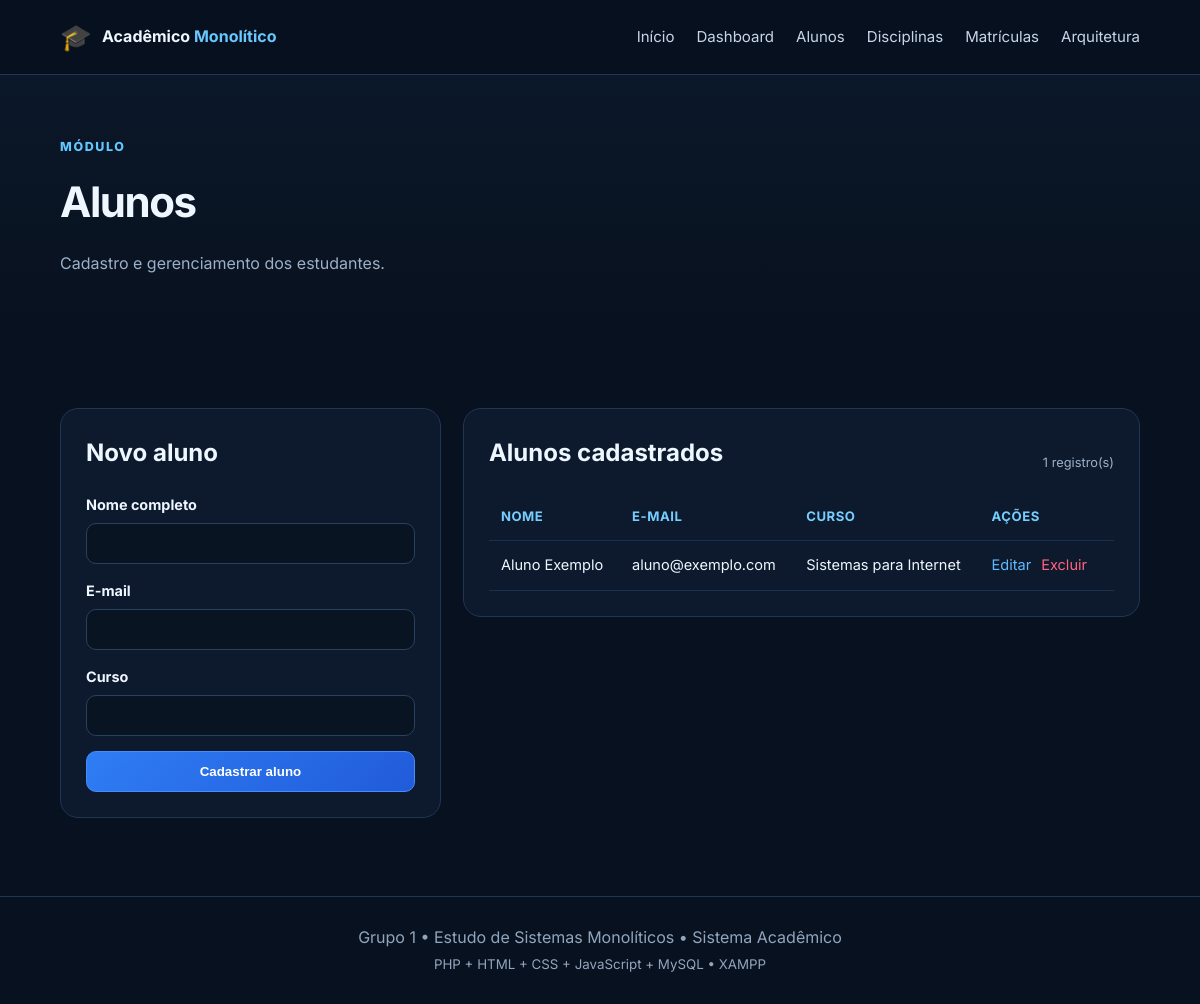
The page /alunos/index.php on the database its author committed.
### tables this page shows
CREATE TABLE IF NOT EXISTS alunos (
    id INT AUTO_INCREMENT PRIMARY KEY,
    nome VARCHAR(120) NOT NULL,
    email VARCHAR(150) NOT NULL UNIQUE,
    curso VARCHAR(120) NOT NULL,
    criado_em TIMESTAMP DEFAULT CURRENT_TIMESTAMP
);

### alunos/index.php (the view, shortened to what this page needs)
<?php
require '../config/database.php';
$edit = null;
$alunos = $pdo->query("SELECT * FROM alunos ORDER BY id DESC")->fetchAll();
require '../partials_header.php';
?>
<section class="page-header"><div class="container"><span class="eyebrow">MÓDULO</span><h1>Alunos</h1><p>Cadastro e gerenciamento dos estudantes.</p></div></section>
<section class="section"><div class="container form-grid">
<div class="panel">
<h2><?= $edit ? 'Editar aluno' : 'Novo aluno' ?></h2>
<form method="post" class="form">
<label>Nome completo<input name="nome" required value="<?= htmlspecialchars($edit['nome'] ?? '') ?>"></label>
<label>E-mail<input type="email" name="email" required value="<?= htmlspecialchars($edit['email'] ?? '') ?>"></label>
<label>Curso<input name="curso" required value="<?= htmlspecialchars($edit['curso'] ?? '') ?>"></label>
<button class="btn btn-primary" type="submit"><?= $edit ? 'Salvar alterações' : 'Cadastrar aluno' ?></button>
</form>
</div>
<div class="panel">
<div class="panel-header"><h2>Alunos cadastrados</h2><span><?= count($alunos) ?> registro(s)</span></div>
<div class="table-responsive"><table><thead><tr><th>Nome</th><th>E-mail</th><th>Curso</th><th>Ações</th></tr></thead><tbody>
<?php if (!$alunos): ?><tr><td colspan="4" class="empty">Nenhum aluno cadastrado.</td></tr>
<?php else: foreach ($alunos as $a): ?><tr>
<td><?= htmlspecialchars($a['nome']) ?></td><td><?= htmlspecialchars($a['email']) ?></td><td><?= htmlspecialchars($a['curso']) ?></td>
<td class="actions-table"><a href="?editar=<?= $a['id'] ?>">Editar</a><a class="delete" data-confirm="Excluir este aluno?" href="?excluir=<?= $a['id'] ?>">Excluir</a></td>
</tr><?php endforeach; endif; ?>
</tbody></table></div></div></div></section>
<?php require '../partials_footer.php'; ?>

### assets/css/style.css (style rules this page uses)
:root { --bg:#08111f;--surface:#0d1a2d;--surface2:#11233c;--border:#203653; --text:#eef6ff;--muted:#9db0c8;--primary:#2f7df4;--primary2:#19b5fe; --danger:#ff647c;--shadow:0 18px 55px rgba(0,0,0,.26) }
* { box-sizing:border-box }
html { scroll-behavior:smooth }
body { margin:0;font-family:Inter,Arial,sans-serif;background:var(--bg);color:var(--text);line-height:1.6 }
a { color:inherit }
.container { width:min(1180px,90%);margin:auto }
.eyebrow,.section-heading>span,.arch-block>span { font-size:.78rem;letter-spacing:.13em;font-weight:800;color:#63c7ff;text-transform:uppercase }
.btn { display:inline-flex;align-items:center;justify-content:center;padding:12px 19px;border-radius:10px;border:1px solid var(--border);font-weight:700;text-decoration:none;cursor:pointer;color:#fff;background:var(--surface2) }
.btn-primary { background:linear-gradient(135deg,var(--primary),#215bd9);border-color:#438dfc }
.section { padding:78px 0 }
.section-heading h2,.explanation h2,.page-header h1 { font-size:clamp(2rem,3.5vw,3.3rem);margin:9px 0 10px;letter-spacing:-.035em }
.section-heading p,.page-header p { color:var(--muted) }
.page-header { padding:58px 0 38px;background:linear-gradient(180deg,#0b1829,#08111f) }
.page-header h1 { margin-bottom:5px }
.panel,.info-card { background:var(--surface);border:1px solid var(--border);border-radius:18px;padding:25px }
.panel h2 { margin-top:0 }
.panel-header { display:flex;justify-content:space-between;align-items:center;gap:10px }
.panel-header span { font-size:.8rem;color:var(--muted) }
.form-grid { display:grid;grid-template-columns:.72fr 1.28fr;gap:22px;align-items:start }
.form { display:grid;gap:15px }
.form label { font-weight:700;font-size:.9rem }
.form input,.form select { display:block;width:100%;margin-top:7px;padding:12px 13px;border-radius:10px;border:1px solid #29405f;background:#081421;color:#fff;outline:none }
.table-responsive { overflow:auto }
table { width:100%;border-collapse:collapse;min-width:600px }
th,td { padding:13px 12px;border-bottom:1px solid #1b304c;text-align:left;font-size:.91rem }
th { color:#76ceff;font-size:.82rem;text-transform:uppercase;letter-spacing:.04em }
.actions-table { white-space:nowrap }
.actions-table a,td>a { color:#61baff;text-decoration:none;margin-right:10px }
.delete { color:var(--danger)!important }

### rows shown on the page
alunos: nome "Aluno Exemplo", email "aluno@exemplo.com", curso "Sistemas para Internet"

### other values the page prints
count($alunos) "1"
